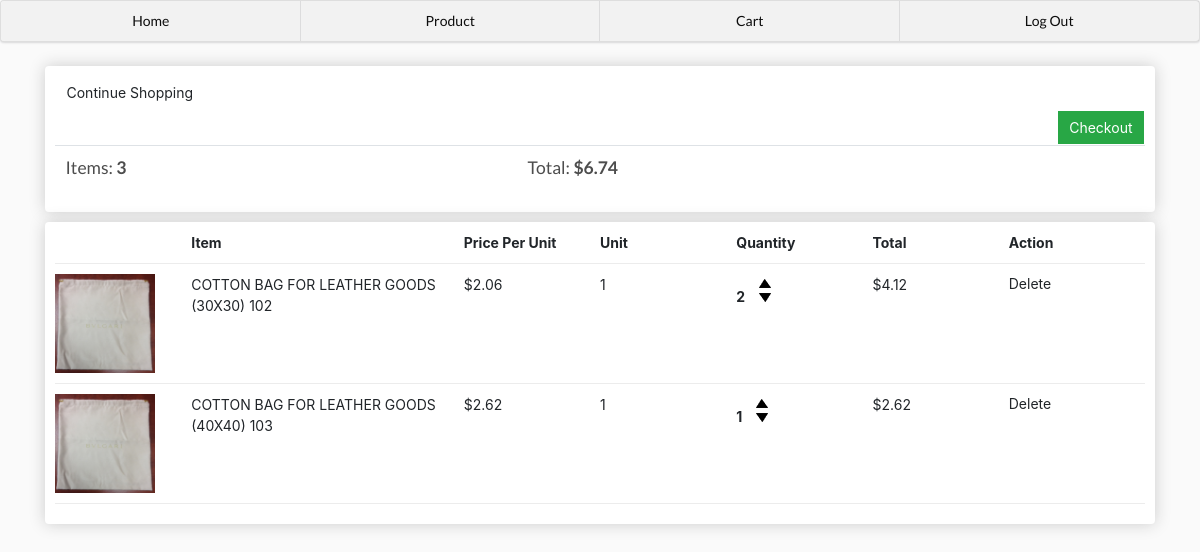
Before: /cart/ (signed in) with the older database file.
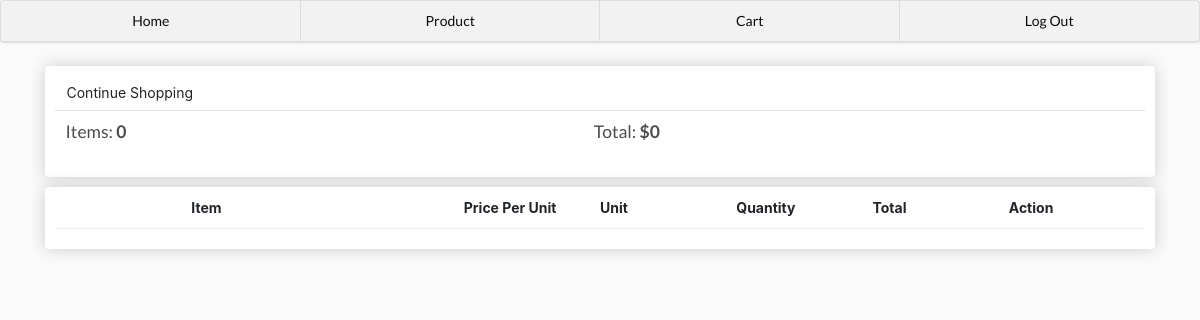
After: the same page with the newer database file.
### main/models.py (models this page shows, shortened)
class Order(models.Model):
	id = models.AutoField(primary_key=True)
	user = models.ForeignKey(User, null=True, blank=True, on_delete = models.SET_NULL)
	date = models.DateTimeField(default=timezone.now)
	checkout = models.BooleanField(default=False)
	confirm = models.BooleanField(default=False)
	confirmation_number = models.CharField(max_length=30, blank=True, null=True)
	@property
	def getCartCount(self):
		carts = self.cart_set.all()
		total = sum([cart.getItemCount for cart in carts])
		return total
	@property
	def getCartTotal(self):
		carts = self.cart_set.all()
		total = sum([cart.getItemTotal for cart in carts])
		return total

class Cart(models.Model):
	id = models.AutoField(primary_key=True)
	order = models.ForeignKey(Order, null=True, blank=True,on_delete = models.SET_NULL)
	product = models.ForeignKey(Product, null=True, blank=True,on_delete = models.SET_NULL)
	quantity = models.IntegerField(default=0, blank=True, null=True)
	@property
	def getItemTotal(self):
		total = self.product.unit_price * self.quantity
		return total
	@property
	def getItemCount(self):
		total = self.product.unit * self.quantity
		return total

class Product(models.Model):
	id = models.AutoField(primary_key=True)
	category = models.CharField(max_length=100, null=True, blank=True)
	sap = models.IntegerField(null=True, blank=True)
	description = models.CharField(max_length=100, null=True, blank=True)
	picture = models.ImageField(null=True, blank=True)
	size = models.CharField(max_length=100, null=True, blank=True)
	unit_price = models.DecimalField(max_digits=6, decimal_places=2, blank=True, null=True)
	unit = models.IntegerField(null=True, blank=True)
	availability = models.BooleanField(default=True)
	@property
	def imageURL(self):
		try:
			url = static(self.picture.url)
		except:
			url = static("unavailable.jpg")
		return url

### main/views.py (the view)
# urls.py: path('cart/', cart, name='cart'),
@login_required(login_url='index')
def cart(request):
	order, create = Order.objects.get_or_create(user=request.user, checkout=False)
	carts = order.cart_set.all()
	context = {'carts':carts, 'order':order}
	return render(request, 'main/cart.html', context)

### main/templates/main/cart.html
{% extends 'main/base.html' %}
{% load static %}
{% block content %}
	<div class='row'>
		<div class="col-lg-12">
			<div class="box-element">
				<a class="btn button-outline-dark" href="{% url 'product' %}">Continue Shopping</a>
				<table class="table">
					<tr>
						<th><h5>Items: <strong id="order-count">{{order.getCartCount}}</strong></h5></th>
						<th><h5>Total: <strong id="order-total">${{order.getCartTotal}}</strong></h5></th>
						<div id='checkout-button'>
							{% if order.getCartCount != 0 or order.getCartTotal != 0 %}
							<a style="float: right; margin: 1px;" class="btn btn-success "href="{% url 'checkout' %}">Checkout</a>
							{% endif %}
						</div>
					</tr>
				</table>
			</div>
		</div>
		<div class="col-lg-12">
			<div class="box-element">
				<div class="cart-row">
					<div style="flex: 1"></div>
					<div style="flex: 2"><strong>Item</strong></div>
					<div style="flex: 1"><strong>Price Per Unit</strong></div>
					<div style="flex: 1"><strong>Unit</strong></div>
					<div style="flex: 1"><strong>Quantity</strong></div>
					<div style="flex: 1"><strong>Total</strong></div>
					<div style="flex: 1"><strong>Action</strong></div>
				</div>
				{% for cart in carts %}
					<div class="cart-row" id='{{cart.product.id}}-row'>
						<div style="flex: 1"><img class="row-image" src="{{ cart.product.imageURL }}"></div>
						<div style="flex: 2">{{cart.product.description}}</div>
						<div style="flex: 1">${{cart.product.unit_price}}</div>
						<div style="flex: 1">{{cart.product.unit}}</div>
						<div style="flex: 1">
							<div class='quantity' id='{{cart.product.id}}-cart-count'>{{cart.quantity}}</div>
							<div class="quantity">
								<img data-product ={{cart.product.id}} data-action="add" class="chg-quantity update-cart" src="{% static 'up.png' %}">
								<img data-product ={{cart.product.id}} data-action="remove" class="chg-quantity update-cart" src="{% static 'down.png' %}">
							</div>
						</div>
						<div id='{{cart.product.id}}-cart-total'style="flex: 1">${{cart.getItemTotal}}</div>
						<div style="flex: 1"><p data-product ={{cart.product.id}} data-action="delete" class="chg-quantity update-cart">Delete</p></div>
					</div>
				{% endfor %}
			</div>
		</div>
	</div>
{% endblock content %}

### main/templates/main/base.html (shortened to what this page needs)
{% load static %}
<!doctype html>
<html lang="en">
    <head>
        <link rel="stylesheet" type='text/css' href="https://cdnjs.cloudflare.com/ajax/libs/semantic-ui/2.2.14/semantic.min.css">
        <link rel="stylesheet" href="https://stackpath.bootstrapcdn.com/bootstrap/4.4.1/css/bootstrap.min.css">
        <link rel="stylesheet" href={% static 'style.css' %}>
        <div class="ui four item menu">
            <a href="{% url 'home' %}" class="active item" >Home</a>
            <a href= "{% url 'product' %}" class="active item">Product</a>
            <a href= "{% url 'cart' %}" class="active item">Cart</a>
            <a href="{% url 'logouts' %}" class="active item" >Log Out</a>
        </div>
    </head>
    <body>
        <div class='container'>
        {% block content %}
        {% endblock content %}
        </div>
    </body>
</html>

### static/style.css (style rules this page uses)
body { background-color: hsl(0, 0%, 98%); }
h1,h2,h3,h4,h5,h6 { color:hsl(0, 0%, 30%); }
.box-element { box-shadow:hsl(0, 0%, 80%) 0 0 16px; background-color: #fff; border-radius: 4px; padding: 10px; }
.col-lg-4, .col-lg-6, .col-lg-8, .col-lg-12 { margin-top: 10px; }
.btn { border-radius: 0; }
.cart-row { display: flex; align-items: flex-stretch; padding-bottom: 10px; margin-bottom: 10px; border-bottom: 1px solid #ececec; }

Changed rows visible on the page:
removed Cart: product.imageURL (picture), product.description "COTTON BAG FOR LEATHER GOODS (30X30) 102", product.unit_price "2.06", product.unit "1", quantity "2", getItemTotal "4.12"
removed Cart: product.imageURL (picture), product.description "COTTON BAG FOR LEATHER GOODS (40X40) 103", product.unit_price "2.62", product.unit "1", quantity "1", getItemTotal "2.62"
computed for Order: getCartCount "3" → "0"; getCartTotal "6.74" → "0"
Other visible differences:
text no longer shown: "Checkout"
